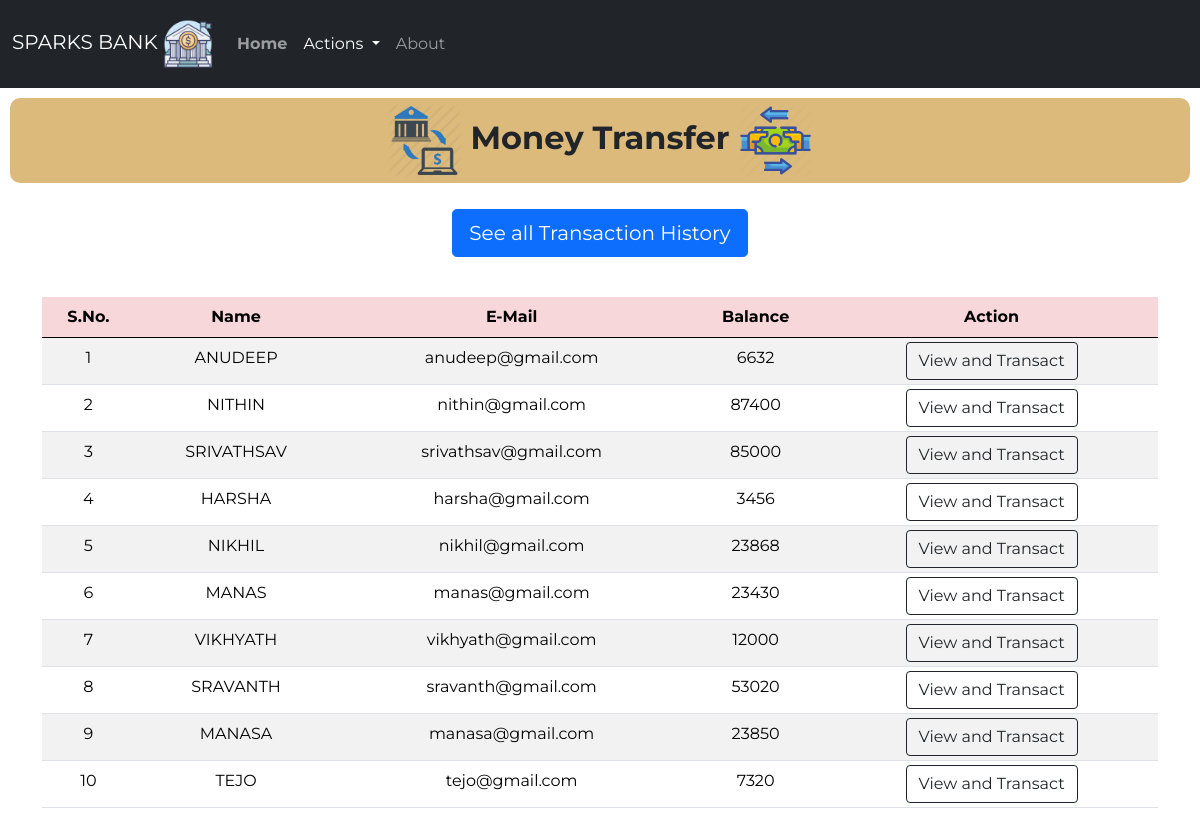
The page /money.php on the database its author committed.
### tables this page shows
CREATE TABLE `users` (
  `id` int(3) NOT NULL,
  `name` text NOT NULL,
  `email` varchar(30) NOT NULL,
  `balance` int(8) NOT NULL
);

### money.php (the view, shortened to what this page needs)
<!doctype html>
<html lang="en">
<head>
    <link href="https://cdn.jsdelivr.net/npm/bootstrap@5.0.0-beta1/dist/css/bootstrap.min.css" rel="stylesheet">
    <link rel="stylesheet" href="css/style2.css">
<body>
    <?php
    include 'connect.php';
    $sql = "SELECT * FROM users";
    $result = mysqli_query($conn, $sql);
    ?>
    <nav class="navbar py-2 navbar-expand-lg navbar-dark bg-dark">
        <div class="container-fluid">
            <a class="navbar-brand" href="#">SPARKS BANK <img src="logos/logo.webp" alt="Bank" width="50" height="50"></a>
            <div class="collapse navbar-collapse" id="navbarSupportedContent">
                <ul class="navbar-nav me-auto mb-8 mb-lg-0">
                    <li class="nav-item py-3">
                        <a class="nav-link" aria-current="page" href="index.php"><strong>Home</strong></a>
                    </li>
                    <li class="nav-item dropdown py-3">
                        <a class="nav-link dropdown-toggle active" href="#" id="navbarDropdown" role="button" data-bs-toggle="dropdown" aria-expanded="false">
                            Actions
                        </a>
                    </li>
                    <li class="nav-item py-3">
                        <a class="nav-link" href="index.php">About</a>
                    </li>
                </ul>
            </div>
        </div>
    </nav>
    <class class="welcome">
        <h2>
            <img src="logos/m1.webp" alt="Bank" width="75" height="75" style="font-weight: bold;"> <strong>Money
                Transfer</strong> <img src="logos/m2.webp" alt="Bank" width="75" height="75">
        </h2>
    </class>
    <div class="d-grip gap-2 col-6 mx-auto text-center p-3 mb-2">
        <a href="history.php"><button type="button" class="btn btn-primary btn-lg mb-3">See all Transaction History</button></a>
    </div>
    <div class="container">
        <div class="row text-center">
            <div class="col text-center">
                <div class="table-responsive-sm">
                    <table class="table table-hover table-striped table-sm">
                        <thead style="color : black;" class="table-danger">
                            <tr>
                                <th scope="col" class="text-center py-2">S.No.</th>
                                <th scope="col" class="text-center py-2">Name</th>
                                <th scope="col" class="text-center py-2">E-Mail</th>
                                <th scope="col" class="text-center py-2">Balance</th>
                                <th scope="col" class="text-center py-2">Action</th>
                            </tr>
                        </thead>
                        <tbody>
                            <?php
                            while ($rows = mysqli_fetch_assoc($result)) {
                            ?>
                                <tr style="color : black;">
                                    <td class="text-center py-2">
                                        <?php echo $rows['id'] ?>
                                    </td>
                                    <td class="text-center py-2">
                                        <?php echo $rows['name'] ?>
                                    </td>
                                    <td class="text-center py-2">
                                        <?php echo $rows['email'] ?>
                                    </td>
                                    <td class="text-center py-2">
                                        <?php echo $rows['balance'] ?>
                                    </td>
                                    <td><a href="users.php?id= <?php echo $rows['id']; ?>"> <button class="btn btn-outline-dark btn">View and Transact</button></a></td>
                                </tr>
                            <?php
                            }
                            ?>
                        </tbody>
                    </table>
                </div>
            </div>
        </div>
    </div>
</body>
</html>

### style2.css (style rules this page uses)
* { font-family: 'Montserrat', sans-serif; }
.welcome h2 { margin: 10px; padding: 5px; text-align: center; background-color:rgba(216, 180, 112, 0.911) ; border-radius: 10px; }

### rows shown on the page
users: id "1", name "ANUDEEP", email "anudeep@gmail.com", balance "6632"
users: id "2", name "NITHIN", email "nithin@gmail.com", balance "87400"
users: id "3", name "SRIVATHSAV", email "srivathsav@gmail.com", balance "85000"
users: id "4", name "HARSHA", email "harsha@gmail.com", balance "3456"
users: id "5", name "NIKHIL", email "nikhil@gmail.com", balance "23868"
users: id "6", name "MANAS", email "manas@gmail.com", balance "23430"
users: id "7", name "VIKHYATH", email "vikhyath@gmail.com", balance "12000"
users: id "8", name "SRAVANTH", email "sravanth@gmail.com", balance "53020"
users: id "9", name "MANASA", email "manasa@gmail.com", balance "23850"
users: id "10", name "TEJO", email "tejo@gmail.com", balance "7320"
